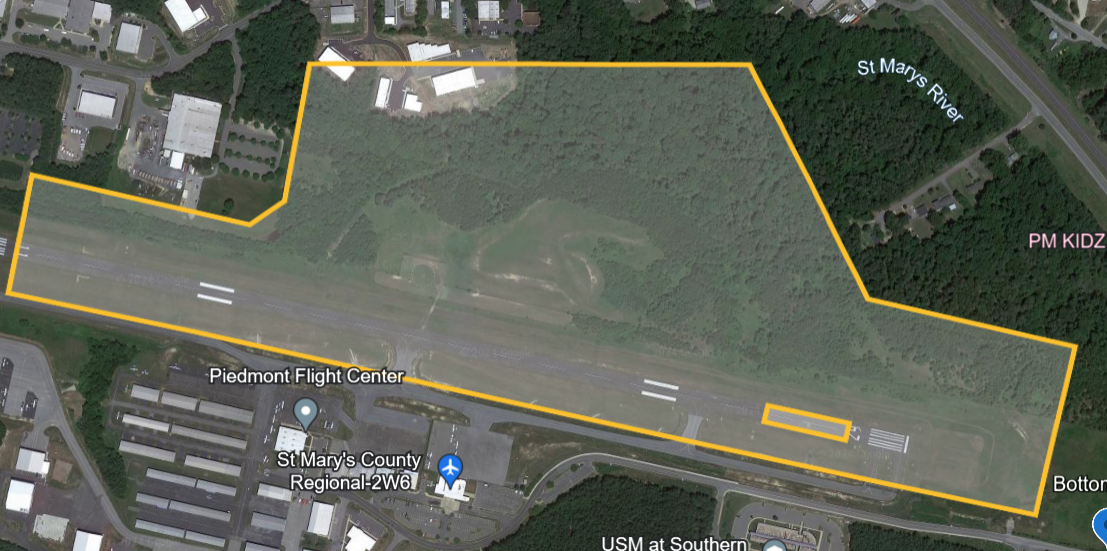
#> input picture flight/map/map_image.png, 1107 x 551 px
$ python odlc_image_processing.py ../../flight/map/map_image.png
#> lines starting #> are read from the running program, lines starting #| are printed output that depends on the picture; after the words box and inside, x2 and y2 are one past the last pixel; in counts of white or black regions, pixels touching at a corner belong together
#> further down, input_image is the input picture: shape (551, 1107, 3); mean B, G, R 86.9, 98.2, 93.5
"""
Preprocesses images obtained during airdrop area flyover for
use in contour detection for the standard objects.
"""

import cv2
import numpy as np
from nptyping import NDArray, Shape, UInt8

from vision.common.constants import Image, ScImage


def preprocess_std_odlc(image: Image, thresh_min: int = 50, thresh_max: int = 100) -> ScImage:
    """
    Preprocesses image for use in detecting the contours of standard objects.

    Parameters
    ----------
    image : Image
        image from airdrop area flyover before any processing has occured
    thresh_min: int
        The minimum threshold input for the Canny edge detection. Defaults to 10
    thresh_max: int
        The maximum threshold input for the Canny edge detection. Defaults to 100

    Returns
    -------
    edges : ScImage
        the single channel image after preprocessing for use in contour detection/processing
    """
#> called with thresh_min = 15, thresh_max = 30

    grayscaled: ScImage = cv2.cvtColor(image, cv2.COLOR_BGR2GRAY)  # Convert to grayscale
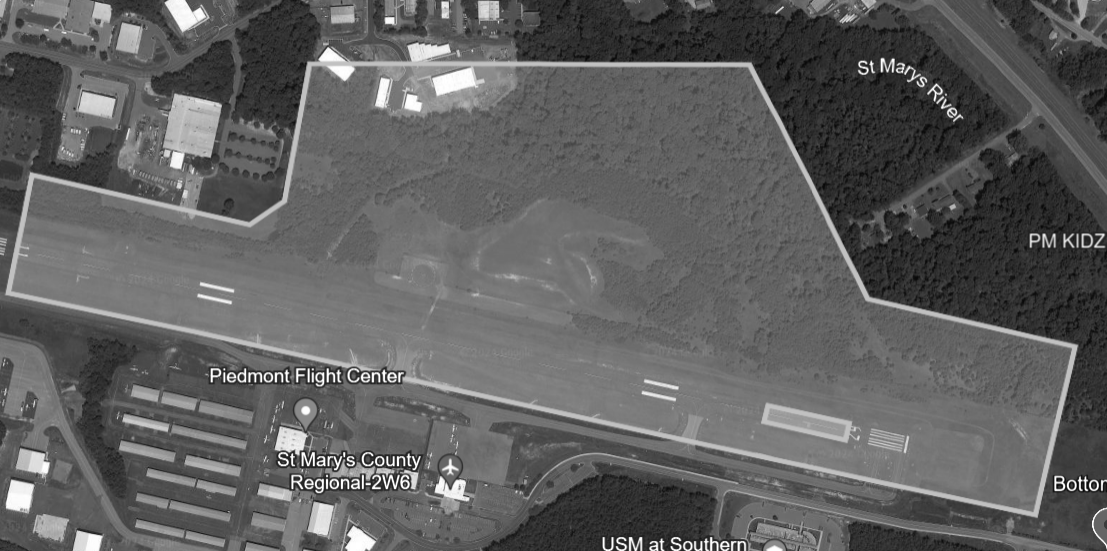
#> grayscaled: shape (551, 1107); min 6, max 255, mean 95.5

    blurred: ScImage = cv2.GaussianBlur(grayscaled, ksize=(5, 5), sigmaX=1.5)  # Blur the image

    edges: ScImage = cv2.Canny(image=blurred, threshold1=thresh_min, threshold2=thresh_max)
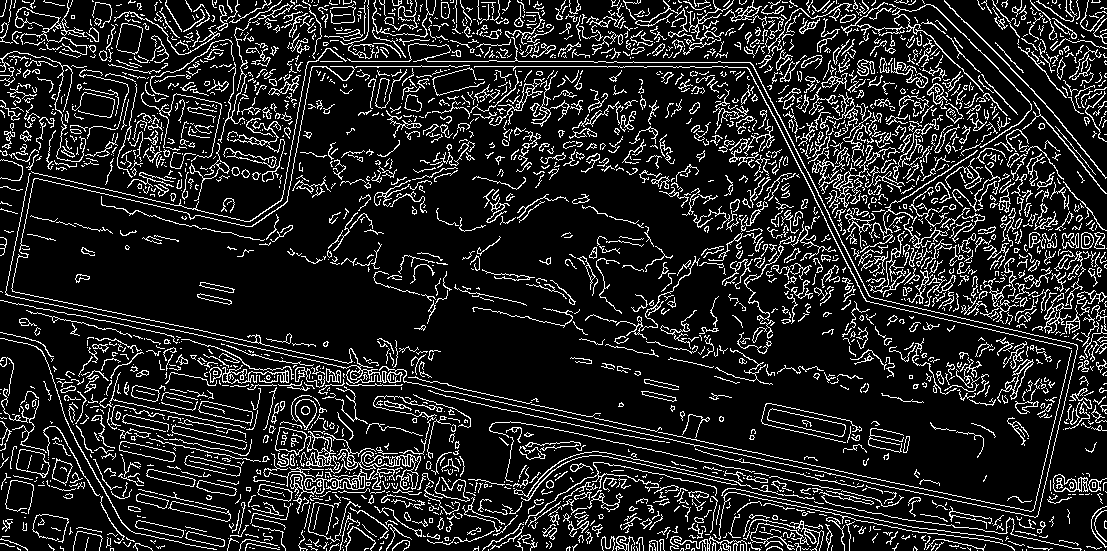
#> edges: shape (551, 1107); 14.2% white in thin lines or dots

    # Create the kernel for the dilation
    kernel: NDArray[Shape["3, 3"], UInt8] = np.ones((3, 3), np.uint8)

    dilated: ScImage = cv2.dilate(edges, kernel, iterations=1)
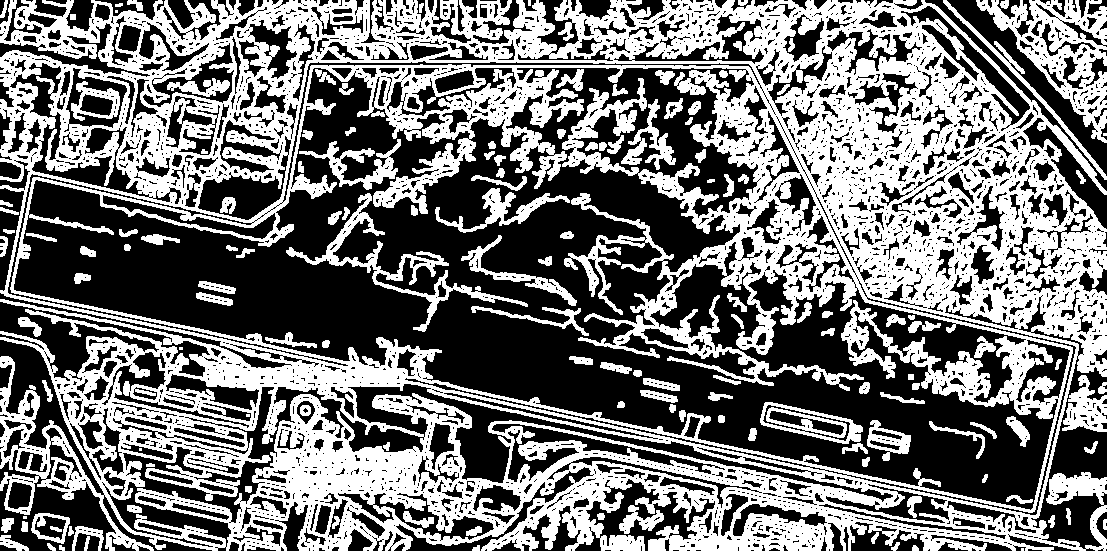
#> dilated: shape (551, 1107); 46% white; 146 white regions (8 under 20 px), largest, box (x1, y1, x2, y2) and area: (0, 0, 1107, 551) 245169, (976, 0, 1107, 143) 6494, (286, 193, 528, 332) 3375

    return dilated


# Runs preprocessing on specified image and displays results.
# duplicate code disabled for main
# pylint: disable=duplicate-code
if __name__ == "__main__":
    import sys

    if len(sys.argv) != 2:
        print("Error: Incorrect number of parameters. Please specify an image file path.")
        sys.exit()

    # read in image
    image_path: str = sys.argv[1]
    input_image: Image = cv2.imread(image_path)

    # show unprocessed image
    cv2.imshow("Image Before Preprocessing", input_image)
    cv2.waitKey(0)
    cv2.destroyAllWindows()

    # run preprocessing
    processed_image: Image = preprocess_std_odlc(input_image, 15, 30)

    # show pre-processed image
    cv2.imshow("Preprocessed Image", processed_image)
    cv2.waitKey(0)
    cv2.destroyAllWindows()
